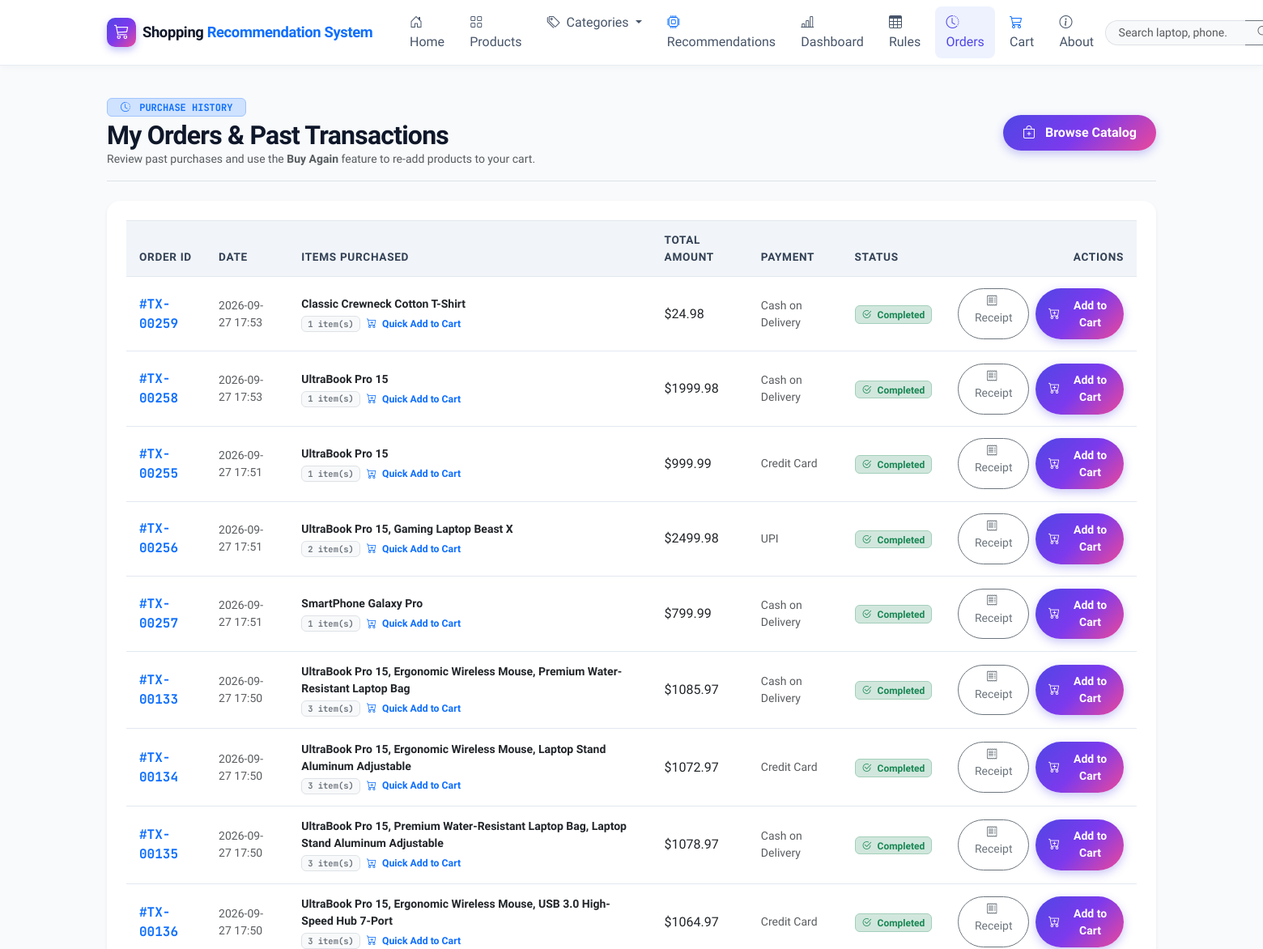
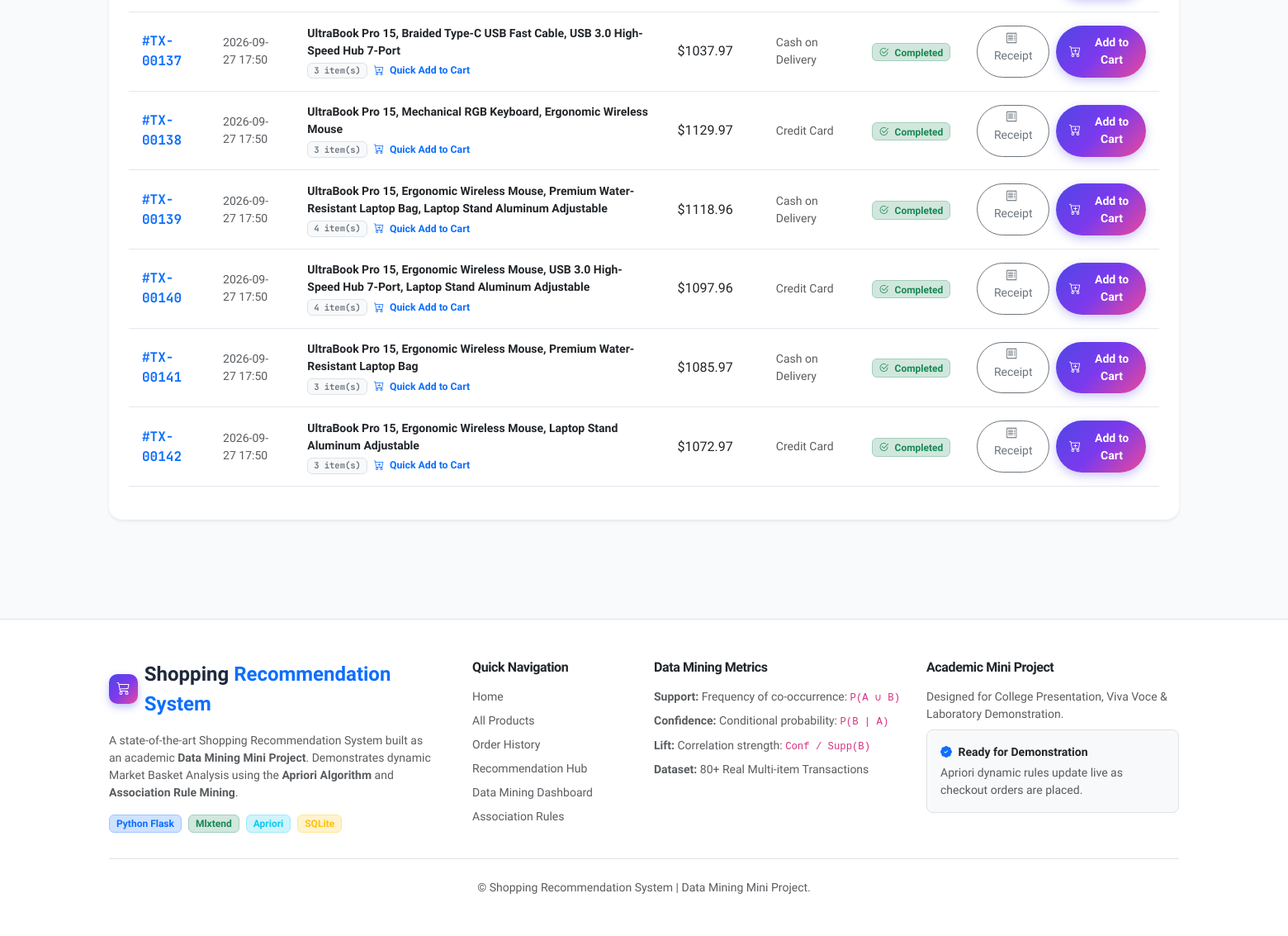
The page /orders on the database as committed earlier (2 pictures, top to bottom).
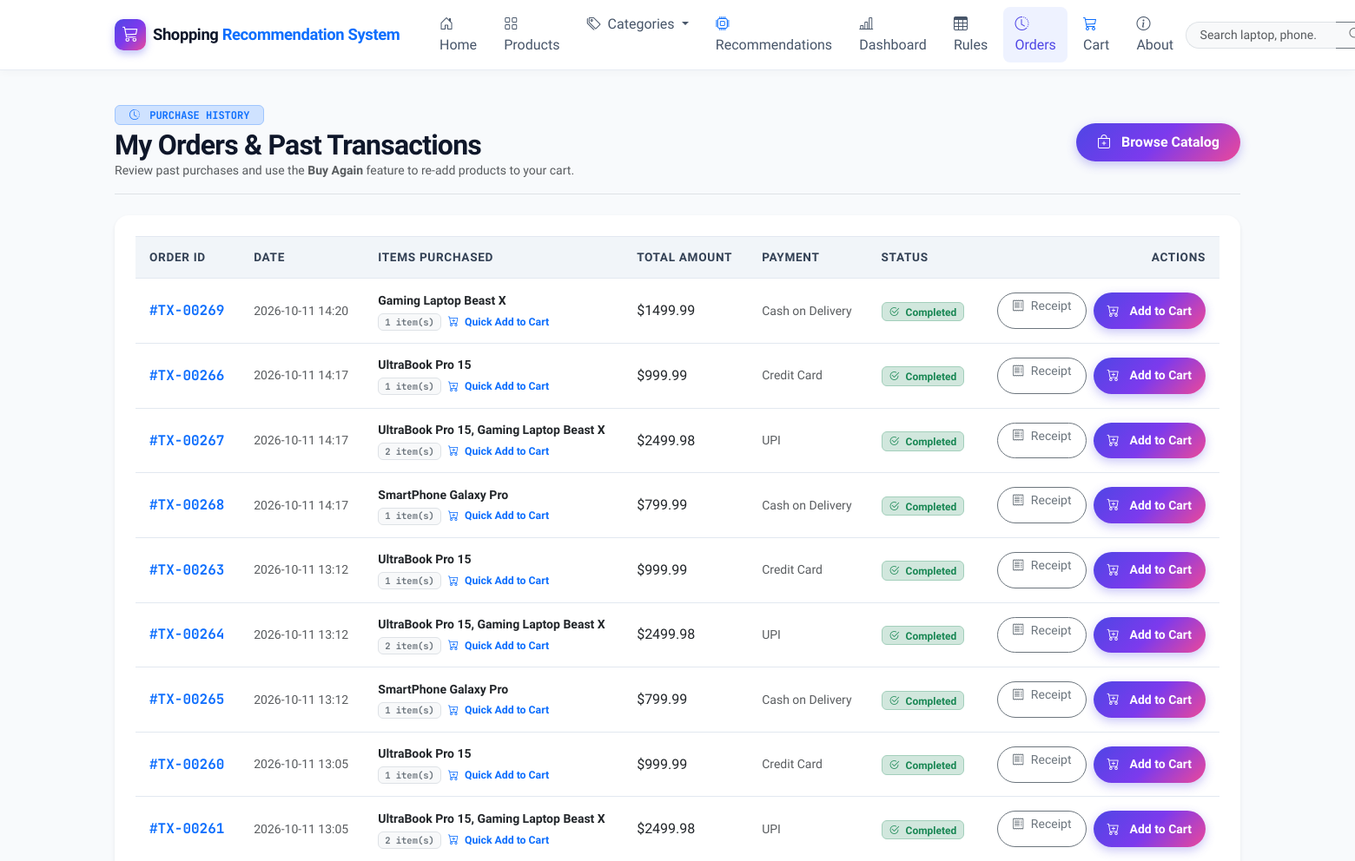
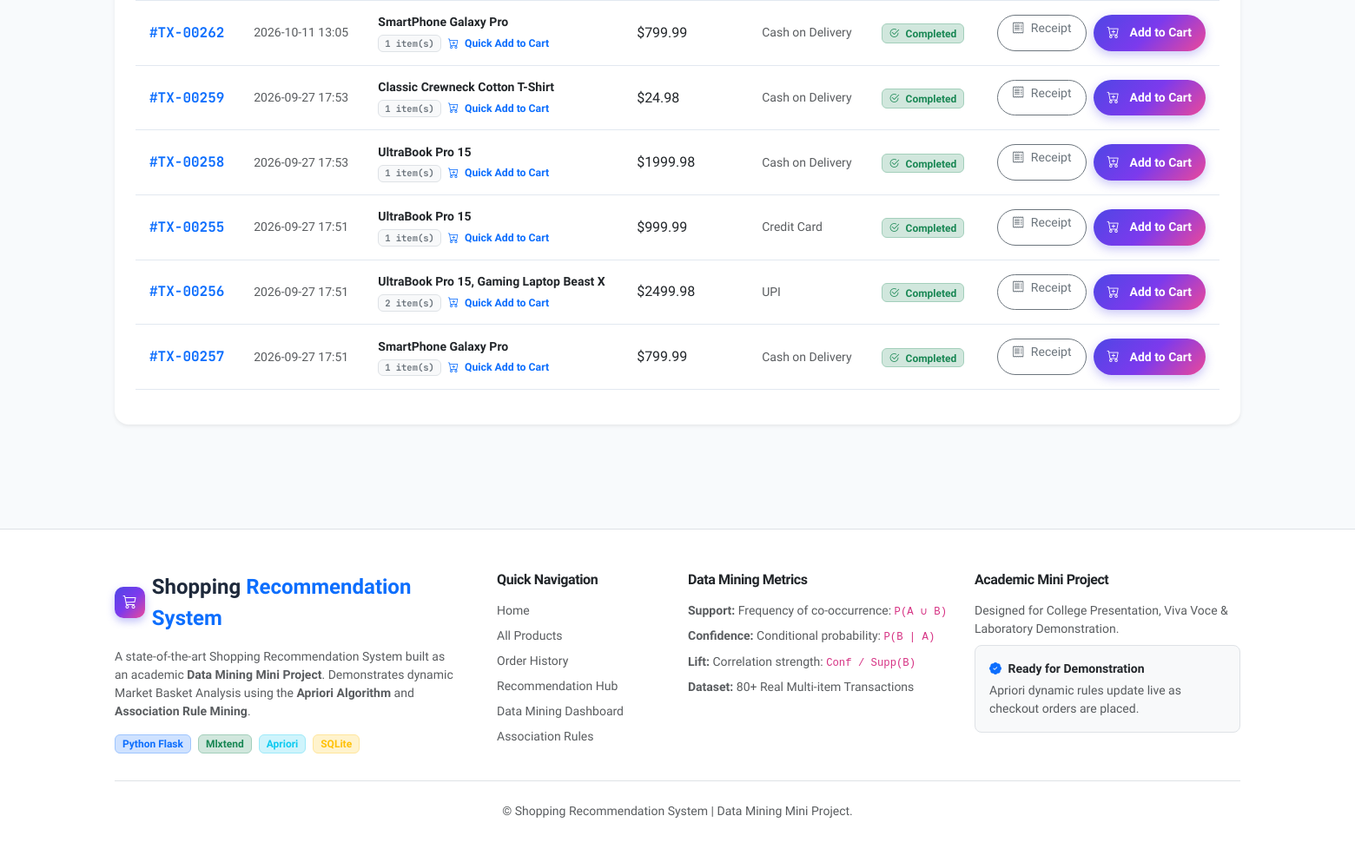
The same page on the database as committed later (2 pictures, top to bottom).
### tables this page shows
CREATE TABLE transactions (
            id INTEGER PRIMARY KEY AUTOINCREMENT,
            user_id INTEGER,
            total_amount REAL NOT NULL,
            payment_method TEXT DEFAULT 'Cash on Delivery',
            status TEXT DEFAULT 'Completed',
            created_at TIMESTAMP DEFAULT CURRENT_TIMESTAMP,
            FOREIGN KEY (user_id) REFERENCES users (id)
        );

### app.py (the view)
@app.route('/orders')
def orders_list():
    user_id = session.get('user_id')
    conn = get_db()
    cursor = conn.cursor()
    if user_id:
        cursor.execute("""
            SELECT t.id, t.created_at, t.total_amount, t.payment_method, t.status,
                   COUNT(ti.id) as item_count,
                   GROUP_CONCAT(p.name, ', ') as item_names
            FROM transactions t
            LEFT JOIN transaction_items ti ON t.id = ti.transaction_id
            LEFT JOIN products p ON ti.product_id = p.id
            WHERE t.user_id = ?
            GROUP BY t.id
            ORDER BY t.created_at DESC
        """, (user_id,))
    else:
        cursor.execute("""
            SELECT t.id, t.created_at, t.total_amount, t.payment_method, t.status,
                   COUNT(ti.id) as item_count,
                   GROUP_CONCAT(p.name, ', ') as item_names
            FROM transactions t
            LEFT JOIN transaction_items ti ON t.id = ti.transaction_id
            LEFT JOIN products p ON ti.product_id = p.id
            GROUP BY t.id
            ORDER BY t.created_at DESC
            LIMIT 15
        """)
    orders = [dict(r) for r in cursor.fetchall()]
    conn.close()
    return render_template('orders.html', orders=orders)

### app.py (called while the page is built)
def get_db():
    conn = sqlite3.connect(DB_PATH)
    conn.row_factory = sqlite3.Row
    conn.execute("PRAGMA foreign_keys = ON;")
    return conn

@app.context_processor
def inject_common_data():
    cart = session.get('cart', {})
    cart_count = sum(cart.values()) if isinstance(cart, dict) else 0
    return {
        'cart_count': cart_count,
        'current_user_name': session.get('user_name'),
        'is_admin_user': session.get('is_admin', False)
    }

### templates/orders.html (shortened to what this page needs)
{% extends 'base.html' %}
{% block content %}
<div class="container mb-5">
  <div class="d-flex flex-column flex-md-row align-items-md-center justify-content-between mb-4 pb-3 border-bottom gap-3">
    <div>
      <div class="d-flex align-items-center gap-2 mb-1">
        <span class="badge bg-primary-subtle text-primary border border-primary-subtle px-3 py-1 font-mono">
          <i class="bi bi-clock-history me-1"></i> PURCHASE HISTORY
        </span>
      </div>
      <h2 class="fw-bold mb-0">My Orders &amp; Past Transactions</h2>
      <p class="text-muted small mb-0">Review past purchases and use the <strong>Buy Again</strong> feature to re-add products to your cart.</p>
    </div>
    <a href="{{ url_for('products_list') }}" class="btn btn-primary-custom rounded-pill px-4">
      <i class="bi bi-bag-plus me-1"></i> Browse Catalog
    </a>
  </div>
  {% if orders %}
    <div class="card border-0 shadow-sm rounded-4 bg-white p-4">
      <div class="table-responsive">
        <table class="table custom-table">
          <thead>
            <tr>
              <th>Order ID</th>
              <th>Date</th>
              <th>Items Purchased</th>
              <th>Total Amount</th>
              <th>Payment</th>
              <th>Status</th>
              <th class="text-end">Actions</th>
            </tr>
          </thead>
          <tbody>
            {% for order in orders %}
              <tr>
                <td class="font-mono fw-bold text-primary">#TX-{{ "%05d"|format(order.id) }}</td>
                <td class="small text-muted">{{ order.created_at[:16] }}</td>
                <td class="small">
                  <div class="fw-bold text-dark">{{ order.item_names or 'Products' }}</div>
                  <div class="d-flex align-items-center gap-2 mt-1">
                    <span class="badge bg-light text-secondary border font-mono small">{{ order.item_count }} item(s)</span>
                    <a href="{{ url_for('buy_again', tx_id=order.id) }}" class="text-primary text-decoration-none small fw-semibold">
                      <i class="bi bi-cart-plus me-1"></i> Quick Add to Cart
                    </a>
                  </div>
                </td>
                <td class="fw-extrabold text-dark fs-6">${{ "%.2f"|format(order.total_amount) }}</td>
                <td class="small text-muted">{{ order.payment_method }}</td>
                <td>
                  <span class="badge bg-success-subtle text-success border border-success-subtle px-2 py-1">
                    <i class="bi bi-check2-circle me-1"></i> {{ order.status }}
                  </span>
                </td>
                <td class="text-end">
                  <div class="d-inline-flex gap-2">
                    <a href="{{ url_for('order_success', tx_id=order.id) }}" class="btn btn-sm btn-outline-secondary rounded-pill px-3" title="View receipt & post-purchase recommendations">
                      <i class="bi bi-receipt me-1"></i> Receipt
                    </a>
                    <a href="{{ url_for('buy_again', tx_id=order.id) }}" class="btn btn-sm btn-primary-custom rounded-pill px-3" title="Re-add all items from this order into your cart">
                      <i class="bi bi-cart-plus me-1"></i> Add to Cart
                    </a>
                  </div>
                </td>
              </tr>
            {% endfor %}
          </tbody>
        </table>
      </div>
    </div>
  {% endif %}
</div>
{% endblock %}

Rows that differ between the two databases and show on the page:
no longer on this page (row unchanged): transactions: id "00133", created_at "2026-09-27 17:50", item_names "UltraBook Pro 15, Ergonomic Wireless Mouse, Premium Water-Resistant Laptop Bag", item_count "3", total_amount "1085.97", payment_method "Cash on Delivery", status "Completed"
no longer on this page (row unchanged): transactions: id "00134", created_at "2026-09-27 17:50", item_names "UltraBook Pro 15, Ergonomic Wireless Mouse, Laptop Stand Aluminum Adjustable", item_count "3", total_amount "1072.97", payment_method "Credit Card", status "Completed"
no longer on this page (row unchanged): transactions: id "00135", created_at "2026-09-27 17:50", item_names "UltraBook Pro 15, Premium Water-Resistant Laptop Bag, Laptop Stand Aluminum Adjustable", item_count "3", total_amount "1078.97", payment_method "Cash on Delivery", status "Completed"
no longer on this page (row unchanged): transactions: id "00136", created_at "2026-09-27 17:50", item_names "UltraBook Pro 15, Ergonomic Wireless Mouse, USB 3.0 High-Speed Hub 7-Port", item_count "3", total_amount "1064.97", payment_method "Credit Card", status "Completed"
no longer on this page (row unchanged): transactions: id "00137", created_at "2026-09-27 17:50", item_names "UltraBook Pro 15, Braided Type-C USB Fast Cable, USB 3.0 High-Speed Hub 7-Port", item_count "3", total_amount "1037.97", payment_method "Cash on Delivery", status "Completed"
no longer on this page (row unchanged): transactions: id "00138", created_at "2026-09-27 17:50", item_names "UltraBook Pro 15, Mechanical RGB Keyboard, Ergonomic Wireless Mouse", item_count "3", total_amount "1129.97", payment_method "Credit Card", status "Completed"
no longer on this page (row unchanged): transactions: id "00139", created_at "2026-09-27 17:50", item_names "UltraBook Pro 15, Ergonomic Wireless Mouse, Premium Water-Resistant Laptop Bag, Laptop Stand Aluminum Adjustable", item_count "4", total_amount "1118.96", payment_method "Cash on Delivery", status "Completed"
no longer on this page (row unchanged): transactions: id "00140", created_at "2026-09-27 17:50", item_names "UltraBook Pro 15, Ergonomic Wireless Mouse, USB 3.0 High-Speed Hub 7-Port, Laptop Stand Aluminum Adjustable", item_count "4", total_amount "1097.96", payment_method "Credit Card", status "Completed"
no longer on this page (row unchanged): transactions: id "00141", created_at "2026-09-27 17:50", item_names "UltraBook Pro 15, Ergonomic Wireless Mouse, Premium Water-Resistant Laptop Bag", item_count "3", total_amount "1085.97", payment_method "Cash on Delivery", status "Completed"
no longer on this page (row unchanged): transactions: id "00142", created_at "2026-09-27 17:50", item_names "UltraBook Pro 15, Ergonomic Wireless Mouse, Laptop Stand Aluminum Adjustable", item_count "3", total_amount "1072.97", payment_method "Credit Card", status "Completed"
added transactions: id "00269", created_at "2026-10-11 14:20", item_names "Gaming Laptop Beast X", item_count "1", total_amount "1499.99", payment_method "Cash on Delivery", status "Completed"
added transactions: id "00266", created_at "2026-10-11 14:17", item_names "UltraBook Pro 15", item_count "1", total_amount "999.99", payment_method "Credit Card", status "Completed"
added transactions: id "00267", created_at "2026-10-11 14:17", item_names "UltraBook Pro 15, Gaming Laptop Beast X", item_count "2", total_amount "2499.98", payment_method "UPI", status "Completed"
added transactions: id "00268", created_at "2026-10-11 14:17", item_names "SmartPhone Galaxy Pro", item_count "1", total_amount "799.99", payment_method "Cash on Delivery", status "Completed"
added transactions: id "00263", created_at "2026-10-11 13:12", item_names "UltraBook Pro 15", item_count "1", total_amount "999.99", payment_method "Credit Card", status "Completed"
added transactions: id "00264", created_at "2026-10-11 13:12", item_names "UltraBook Pro 15, Gaming Laptop Beast X", item_count "2", total_amount "2499.98", payment_method "UPI", status "Completed"
added transactions: id "00265", created_at "2026-10-11 13:12", item_names "SmartPhone Galaxy Pro", item_count "1", total_amount "799.99", payment_method "Cash on Delivery", status "Completed"
added transactions: id "00260", created_at "2026-10-11 13:05", item_names "UltraBook Pro 15", item_count "1", total_amount "999.99", payment_method "Credit Card", status "Completed"
added transactions: id "00261", created_at "2026-10-11 13:05", item_names "UltraBook Pro 15, Gaming Laptop Beast X", item_count "2", total_amount "2499.98", payment_method "UPI", status "Completed"
added transactions: id "00262", created_at "2026-10-11 13:05", item_names "SmartPhone Galaxy Pro", item_count "1", total_amount "799.99", payment_method "Cash on Delivery", status "Completed"
